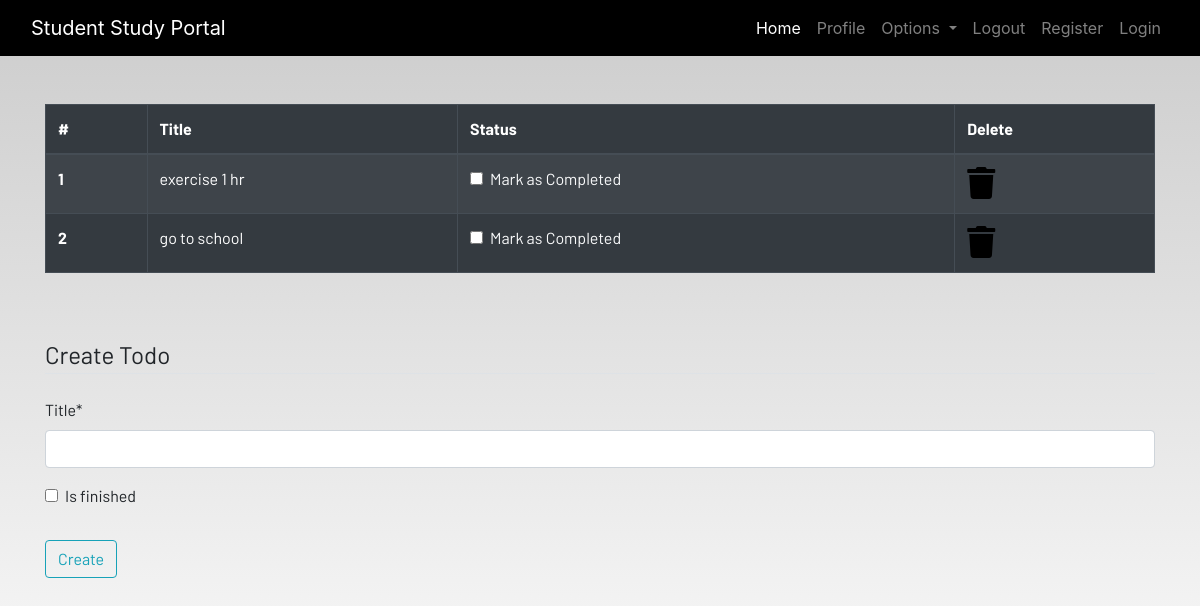
Page /todo (signed in) on the earlier database version.
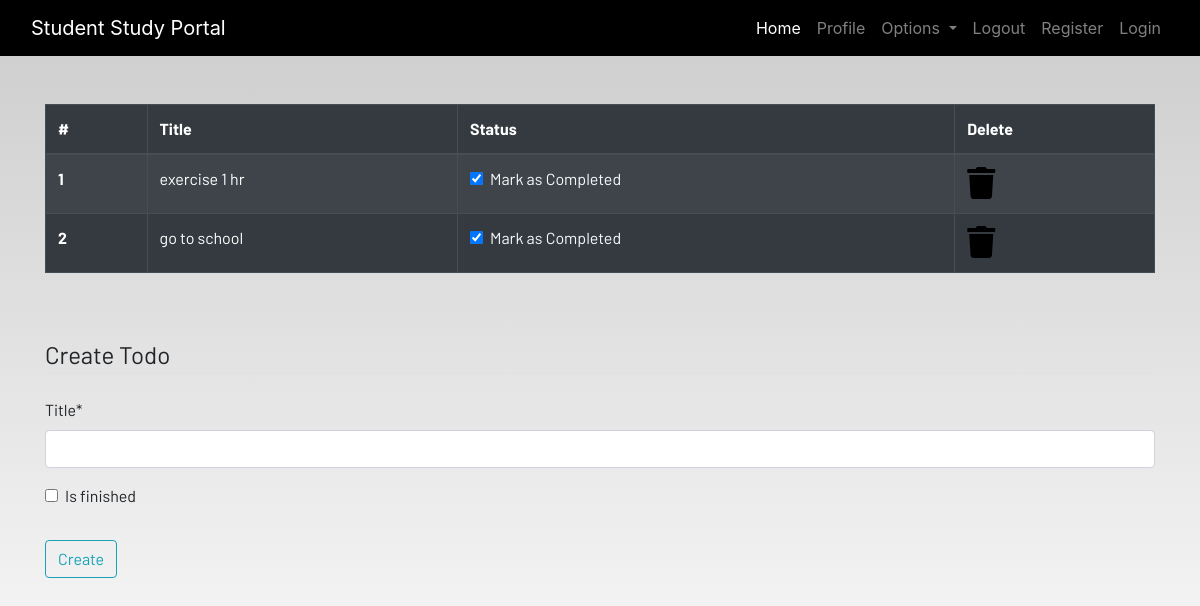
Same page on the later database version.
### Dashboard/models.py (models this page shows, shortened)
class Todo(models.Model):
    user = models.ForeignKey(User, on_delete=models.CASCADE)
    title = models.CharField(max_length=100)
    is_finished = models.BooleanField(default=False)

### Dashboard/views.py (the view)
# urls.py: path('todo', views.todo, name="todo"),
def todo(request):
    if request.method == "POST":
        form = TodoForm(request.POST)
        if form.is_valid():
            try:
                finished = request.POST['is_finished']
                if finished == 'on':
                    finished = True
                else:
                    finished = False
            except:
                finished = False
            todos = Todo(
                user = request.user,
                title = request.POST['title'],
                is_finished = finished
            )
            todos.save()
            messages.success(request,f"Todo added from {request.user.username}!!")
    else:
        form = TodoForm()
    todo = Todo.objects.filter(user=request.user)
    if len(todo) == 0:
        todos_done = True
    else:
        todos_done = False
    context = {
        'form':form,
        'todos' : todo,
        'todos_done':todos_done
    }
    return render(request, "Dashboard/todo.html",context)

### Dashboard/forms.py
class TodoForm(forms.ModelForm):
    class Meta:
        model = Todo
        fields = ['title','is_finished']

### Dashboard/templates/dashboard/todo.html (shortened to what this page needs)
{% extends 'dashboard/base.html' %}
{% load static %}
{% load crispy_forms_tags %}
{% block content %}
<div class="container">
    {% if not todos_done %}
    <table class="table table-striped table-bordered table-hover table-dark">
        <thead>
            <tr>
                <th scope="col">#</th>
                <th scope="col">Title</th>
                <th scope="col">Status</th>
                <th scope="col">Delete</th>
            </tr>
        </thead>
        <tbody>
            {% for todo in todos %}
            <tr>
                <th scope="row">{{forloop.counter}}</th>
                <td>{{todo.title}}</td>
                <td>
                    <a href="{% url 'update-todo' todo.id %}">
                        <div class="form-check">
                            {% if todo.is_finished == True %}
                            <input class="form-check-input" type="checkbox" value="" checked >
                            {% else %}
                            <input class="form-check-input" type="checkbox" value="">
                            {% endif %}
                            <label class="form-check-label text-light" for="flexCheckDefault">
                                Mark as Completed
                            </label>
                        </div>
                    </a>
                </td>
                <td><a href="{% url 'delete-todo' todo.id %}"><i class="fa fa-trash fa-2x"></i></a></td>
            </tr>
            {% endfor %}
        </tbody>
    </table>
    {% else %}
    <h4>All tasks have been done!! create to add more</h4>
{% endif %}
</div><br><br>
<div class="container">
    <form method="POST">
        <fieldset class="form-group">
            <legend class="border-bottom mb-4">Create Todo</legend>
            {{form|crispy}}
        </fieldset>
        <div class="form-group">
            <button href="" class="btn btn-outline-info" type="submit">
                Create
            </button>
        </div>
    </form>
</div>
{% endblock content %}

### Dashboard/templates/dashboard/base.html (shortened to what this page needs)
<!DOCTYPE html>
{% load static %}
<html lang="en">
<head>
  <link rel="stylesheet" href="https://stackpath.bootstrapcdn.com/bootstrap/4.3.1/css/bootstrap.min.css"
 />
  <link rel="stylesheet" href="https://use.fontawesome.com/releases/v5.7.2/css/all.css"
 />
  <link rel="stylesheet" href="{% static 'css/main.css' %}" />
</head>
<body>
  <header>
    <nav class="navbar navbar-expand-lg navbar-dark bg-dark">
      <div class="container-fluid">
        <a class="navbar-brand" href="#">Student Study Portal</a>
        <div class="collapse navbar-collapse justify-content-end" id="navbarSupportedContent">
          <ul class="navbar-nav mb-2 mb-lg-0">
            <li class="nav-item">
              <a class="nav-link active" aria-current="page" href="#">Home</a>
            </li>
            <li class="nav-item">
              <a class="nav-link" href="#">Profile</a>
            </li>
            <li class="nav-item dropdown">
              <a class="nav-link dropdown-toggle" href="#" id="navbarDropdown" role="button" data-toggle="dropdown"
                aria-haspopup="true" aria-expanded="false">
                Options
              </a>
            </li>
            <li class="nav-item">
              <a class="nav-link" href="#">Logout</a>
            </li>
            <li class="nav-item">
              <a class="nav-link" href="#">Register</a>
            </li>
            <li class="nav-item">
              <a class="nav-link" href="#">Login</a>
            </li>
          </ul>
        </div>
      </div>
    </nav>
  </header>
  <br /><br />
  <main>
    {% block content %}{% endblock content %}
  </main>
</body>
</html>

### static/css/main.css (style rules this page uses)
html { scroll-behavior: smooth; height: 100%; width: 100%; }
main { font-family: Barlow, Quicksand, Rubik, sans-serif, serif, 'Times New Roman', Times, serif !important; }
.navbar { background-color: rgb(0, 0, 0) !important; }
a { text-decoration: none !important; color: black; }
html, body { max-width: 100%; overflow-x: hidden; height: 100%; width: 100%; }
body { background: linear-gradient(rgba(0, 0, 0, 0.2), rgba(255, 255, 255, 0.5)); overflow-x: hidden; background-repeat: no-repeat; }
.fa { color: black; }

Differences in the rows shown:
changed Todo "exercise 1 hr": value "☐" → "☑"
changed Todo "go to school": value "☐" → "☑"
